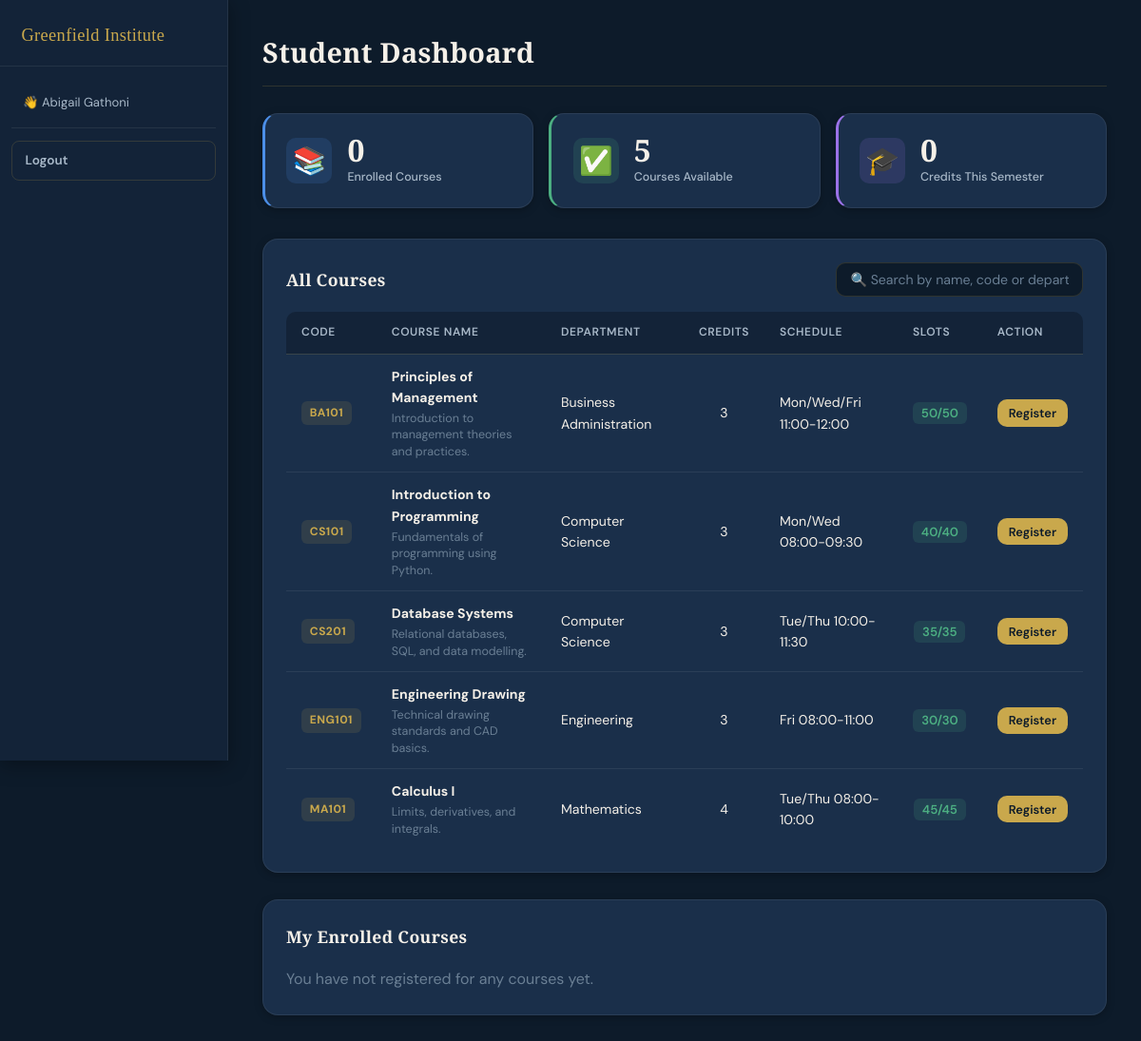
Screenshot of /student_dashboard.php (signed in) with the database file from the repository.
### tables this page shows
CREATE TABLE `courses` (
  `course_id` int unsigned NOT NULL AUTO_INCREMENT,
  `course_code` varchar(20) NOT NULL,
  `course_name` varchar(150) NOT NULL,
  `description` text,
  `credits` tinyint unsigned NOT NULL DEFAULT '3',
  `capacity` smallint unsigned NOT NULL DEFAULT '30',
  `enrolled_count` smallint unsigned NOT NULL DEFAULT '0',
  `dept_id` int unsigned DEFAULT NULL,
  `schedule` varchar(200) DEFAULT NULL,
  `created_at` timestamp NULL DEFAULT CURRENT_TIMESTAMP,
  `updated_at` timestamp NULL DEFAULT CURRENT_TIMESTAMP ON UPDATE CURRENT_TIMESTAMP,
  PRIMARY KEY (`course_id`),
  UNIQUE KEY `course_code` (`course_code`),
  KEY `idx_courses_dept` (`dept_id`),
  CONSTRAINT `fk_course_dept` FOREIGN KEY (`dept_id`) REFERENCES `departments` (`dept_id`) ON DELETE SET NULL ON UPDATE CASCADE,
  CONSTRAINT `chk_capacity` CHECK ((`enrolled_count` <= `capacity`))
);

### student_dashboard.php (the view, shortened to what this page needs)
<?php
require_once 'db_connect.php';
$student_id   = (int) $_SESSION['student_id'];
$student_name = htmlspecialchars($_SESSION['student_name']);
$summary = [];
$r = $conn->prepare('SELECT COUNT(*) FROM registrations WHERE student_id = ? AND status = "active"');
$r->bind_param('i', $student_id);
$r->execute();
$r->bind_result($summary['enrolled']);
$r = $conn->prepare('SELECT COUNT(*) FROM courses WHERE enrolled_count < capacity');
$r->execute();
$r->bind_result($summary['available']);
$r = $conn->prepare('
    SELECT COALESCE(SUM(c.credits), 0)
    FROM   registrations reg
    JOIN   courses c ON reg.course_id = c.course_id
    WHERE  reg.student_id = ? AND reg.status = "active"
');
$r->bind_param('i', $student_id);
$r->execute();
$r->bind_result($summary['credits']);
$courses_result = $conn->prepare('
    SELECT  c.course_id,
            c.course_code,
            c.course_name,
            c.description,
            c.credits,
            c.capacity,
            c.enrolled_count,
            c.schedule,
            COALESCE(d.dept_name, "Uncategorised") AS department,
            CASE WHEN reg.reg_id IS NOT NULL AND reg.status = "active"
                 THEN 1 ELSE 0 END AS is_enrolled
    FROM    courses c
    LEFT JOIN departments d   ON c.dept_id      = d.dept_id
    LEFT JOIN registrations reg
           ON reg.course_id  = c.course_id
          AND reg.student_id = ?
          AND reg.status     = "active"
    ORDER BY c.course_code
');
$courses_result->bind_param('i', $student_id);
$courses_result->execute();
$all_courses = $courses_result->get_result();
$my_result = $conn->prepare('
    SELECT  c.course_code,
            c.course_name,
            c.credits,
            c.schedule,
            COALESCE(d.dept_name, "Uncategorised") AS department,
            reg.registered_at
    FROM    registrations reg
    JOIN    courses c     ON reg.course_id = c.course_id
    LEFT JOIN departments d ON c.dept_id   = d.dept_id
    WHERE   reg.student_id = ? AND reg.status = "active"
    ORDER BY reg.registered_at DESC
');
$my_result->bind_param('i', $student_id);
$my_result->execute();
$my_courses = $my_result->get_result();
?>
<!DOCTYPE html>
<html lang="en">
<head>
    <link rel="stylesheet" href="css/style.css">
</head>
<body class="dashboard-page">
<nav class="navbar">
    <div class="nav-brand">Greenfield Institute</div>
    <div class="nav-links">
        <span class="nav-user">👋 <?= $student_name ?></span>
        <a href="logout.php" class="btn btn-outline btn-sm">Logout</a>
    </div>
</nav>
<main class="dashboard-main">
    <h2 class="dashboard-title">Student Dashboard</h2>
    <section class="cards-grid">
        <div class="card card-blue">
            <div class="card-icon">📚</div>
            <div class="card-info">
                <span class="card-number"><?= $summary['enrolled'] ?></span>
                <span class="card-label">Enrolled Courses</span>
            </div>
        </div>
        <div class="card card-green">
            <div class="card-icon">✅</div>
            <div class="card-info">
                <span class="card-number"><?= $summary['available'] ?></span>
                <span class="card-label">Courses Available</span>
            </div>
        </div>
        <div class="card card-purple">
            <div class="card-icon">🎓</div>
            <div class="card-info">
                <span class="card-number"><?= $summary['credits'] ?></span>
                <span class="card-label">Credits This Semester</span>
            </div>
        </div>
    </section>
    <section class="section">
        <div class="section-header">
            <h3>All Courses</h3>
            <input type="text" id="course-search" class="search-input"
                   placeholder="🔍 Search by name, code or department…">
        </div>
        <div class="table-wrapper">
            <table class="data-table" id="courses-table">
                <thead>
                    <tr>
                        <th>Code</th>
                        <th>Course Name</th>
                        <th>Department</th>
                        <th>Credits</th>
                        <th>Schedule</th>
                        <th>Slots</th>
                        <th>Action</th>
                    </tr>
                </thead>
                <tbody>
                <?php while ($course = $all_courses->fetch_assoc()): ?>
                    <?php
                        $full      = $course['enrolled_count'] >= $course['capacity'];
                        $enrolled  = (bool) $course['is_enrolled'];
                        $slots_left = $course['capacity'] - $course['enrolled_count'];
                    ?>
                    <tr class="course-row" data-name="<?= strtolower(htmlspecialchars($course['course_name'])) ?>"
                        data-code="<?= strtolower(htmlspecialchars($course['course_code'])) ?>"
                        data-dept="<?= strtolower(htmlspecialchars($course['department'])) ?>">
                        <td><span class="badge"><?= htmlspecialchars($course['course_code']) ?></span></td>
                        <td>
                            <strong><?= htmlspecialchars($course['course_name']) ?></strong>
                            <small class="text-muted d-block"><?= htmlspecialchars($course['description']) ?></small>
                        </td>
                        <td><?= htmlspecialchars($course['department']) ?></td>
                        <td class="text-center"><?= (int)$course['credits'] ?></td>
                        <td><?= htmlspecialchars($course['schedule']) ?></td>
                        <td class="text-center">
                            <span class="slots <?= $full ? 'slots-full' : ($slots_left <= 5 ? 'slots-low' : 'slots-ok') ?>">
                                <?= $slots_left ?>/<?= $course['capacity'] ?>
                            </span>
                        </td>
                        <td>
                            <?php if ($enrolled): ?>
                                <button class="btn btn-danger btn-sm"
                                        onclick="dropCourse(<?= $course['course_id'] ?>, this)">
                                    Drop
                                </button>
                            <?php elseif ($full): ?>
                                <button class="btn btn-sm" disabled>Full</button>
                            <?php else: ?>
                                <button class="btn btn-primary btn-sm"
                                        onclick="registerCourse(<?= $course['course_id'] ?>, this)">
                                    Register
                                </button>
                            <?php endif; ?>
                        </td>
                    </tr>
                <?php endwhile; ?>
                </tbody>
            </table>
        </div>
    </section>
    <section class="section">
        <h3>My Enrolled Courses</h3>
        <?php if ($my_courses->num_rows === 0): ?>
            <p class="text-muted">You have not registered for any courses yet.</p>
        <?php endif; ?>
    </section>
</main>
</body>
</html>

### rows the page displays
courses: course_code "BA101", course_name "Principles of Management", description "Introduction to management theories and practices.", department "Business Administration", credits "3", schedule "Mon/Wed/Fri 11:00-12:00", capacity "50"
courses: course_code "CS101", course_name "Introduction to Programming", description "Fundamentals of programming using Python.", department "Computer Science", credits "3", schedule "Mon/Wed 08:00-09:30", capacity "40"
courses: course_code "CS201", course_name "Database Systems", description "Relational databases, SQL, and data modelling.", department "Computer Science", credits "3", schedule "Tue/Thu 10:00-11:30", capacity "35"
courses: course_code "ENG101", course_name "Engineering Drawing", description "Technical drawing standards and CAD basics.", department "Engineering", credits "3", schedule "Fri 08:00-11:00", capacity "30"
courses: course_code "MA101", course_name "Calculus I", description "Limits, derivatives, and integrals.", department "Mathematics", credits "4", schedule "Tue/Thu 08:00-10:00", capacity "45"

### other values shown
$student_name "Abigail Gathoni"
$summary['enrolled'] "0"
$summary['available'] "5"
$summary['credits'] "0"
